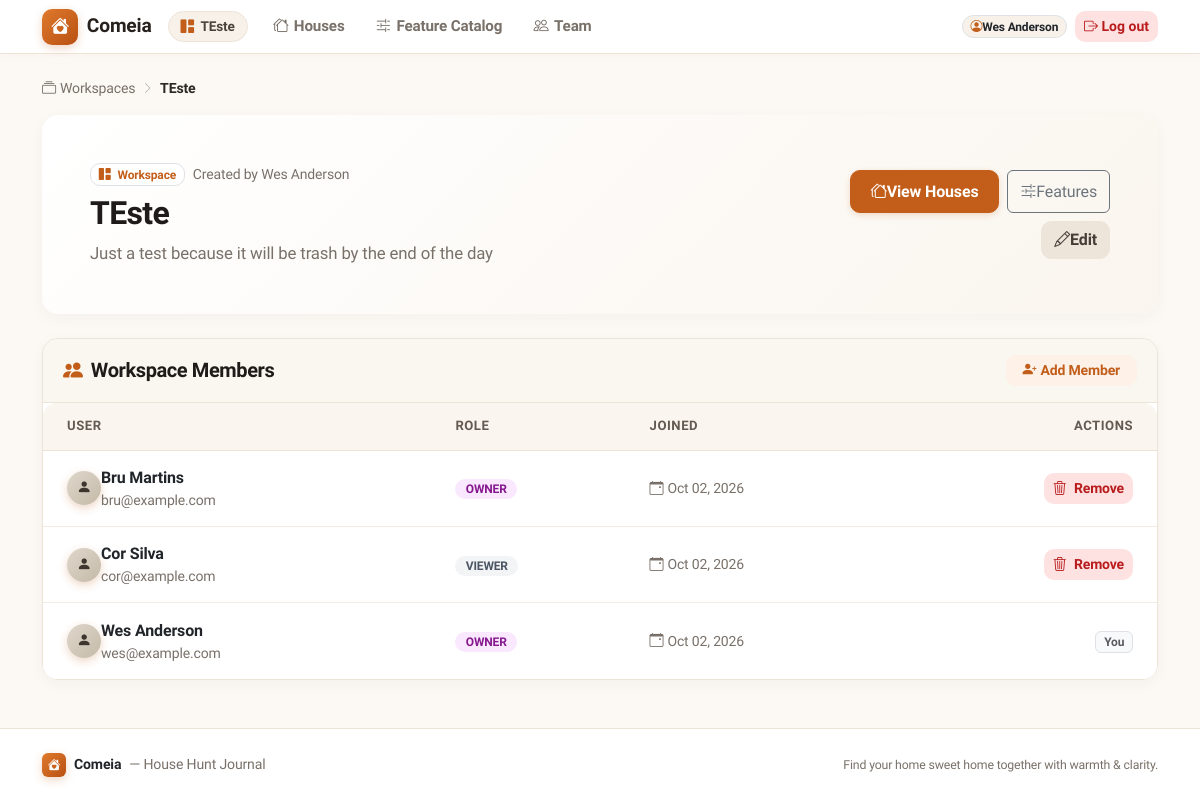
Page /accounts/workspaces/teste/ (signed in) on the committed database.
### accounts/models.py (models this page shows, shortened)
class Workspace(models.Model):
    name = models.CharField(max_length=120)
    slug = models.SlugField(max_length=140, unique=True, blank=True)
    description = models.TextField(blank=True)
    created_by = models.ForeignKey(
        settings.AUTH_USER_MODEL,
        on_delete=models.PROTECT,
        related_name="created_workspaces",
    )
    created_at = models.DateTimeField(auto_now_add=True)
    updated_at = models.DateTimeField(auto_now=True)
    class Meta:
        ordering = ("name",)
        verbose_name = _("workspace")
        verbose_name_plural = _("workspaces")
    def membership_for(self, user) -> "Membership | None":
        if not user.is_authenticated:
            return None
        return self.memberships.filter(user=user).select_related("user").first()

class User(AbstractUser):
    """Custom user model.

    Declared up-front so the project can extend it later without a painful
    migration.  Currently it adds nothing beyond :class:`AbstractUser`.
    """

class Membership(models.Model):
    workspace = models.ForeignKey(
        Workspace, on_delete=models.CASCADE, related_name="memberships"
    )
    user = models.ForeignKey(
        settings.AUTH_USER_MODEL,
        on_delete=models.CASCADE,
        related_name="memberships",
    )
    role = models.CharField(
        max_length=16, choices=Role.choices, default=Role.EDITOR
    )
    joined_at = models.DateTimeField(auto_now_add=True)
    class Meta:
        unique_together = ("workspace", "user")
        ordering = ("workspace", "user__username")
        verbose_name = _("membership")
        verbose_name_plural = _("memberships")
    @property
    def can_manage(self) -> bool:
        return self.role == Role.OWNER

### accounts/views.py (the view)
class WorkspaceDetailView(WorkspaceAccessMixin, DetailView):
    model = Workspace
    template_name = "accounts/workspace_detail.html"
    context_object_name = "workspace"
    def get_object(self, queryset=None) -> Workspace:
        return self.workspace
    def get_context_data(self, **kwargs: Any) -> dict[str, Any]:
        context = super().get_context_data(**kwargs)
        context["members"] = self.workspace.memberships.select_related("user")
        context["membership_form"] = MembershipForm(workspace=self.workspace)
        return context

### accounts/mixins.py (called while the page is built)
    def setup_workspace(
        self, request: HttpRequest, *args: Any, **kwargs: Any
    ) -> HttpResponse | None:
        if not request.user.is_authenticated:
            from django.contrib.auth.views import redirect_to_login
            return redirect_to_login(request.get_full_path())
        slug = kwargs.get("workspace_slug")
        self.workspace = get_object_or_404(Workspace, slug=slug)
        membership = self.workspace.membership_for(request.user)
        if membership is None:
            raise PermissionDenied("You are not a member of this workspace.")
        if self.require_owner and not membership.can_manage:
            raise PermissionDenied("Only owners can do that.")
        if self.require_editor and not membership.can_edit:
            raise PermissionDenied("You need editor rights to do that.")
        self.membership = membership
        return None

    def dispatch(self, request: HttpRequest, *args: Any, **kwargs: Any) -> HttpResponse:
        response = self.setup_workspace(request, *args, **kwargs)
        if response is not None:
            return response
        return super().dispatch(request, *args, **kwargs)

    def get_context_data(self, **kwargs: Any) -> dict[str, Any]:
        context = super().get_context_data(**kwargs)
        context.setdefault("workspace", self.workspace)
        context.setdefault("membership", self.membership)
        return context

### templates/accounts/workspace_detail.html (shortened to what this page needs)
{% extends "base.html" %}
{% block content %}
<nav class="breadcrumb-cozy" aria-label="breadcrumb">
    <a href="{% url 'accounts:workspace_list' %}"><i class="bi bi-collection me-1"></i>Workspaces</a>
    <span class="separator"><i class="bi bi-chevron-right"></i></span>
    <span class="current">{{ workspace.name }}</span>
</nav>
<div class="card card-cozy border-0 mb-4 overflow-hidden" style="background: linear-gradient(135deg, #ffffff 0%, #faf5ee 100%);">
    <div class="card-body p-4 p-md-5">
        <div class="row align-items-center g-4">
            <div class="col-lg-8">
                <div class="d-flex align-items-center gap-2 mb-2">
                    <span class="badge bg-white text-primary-warm border shadow-xs px-2.5 py-1.5" style="border-radius: 10px; font-weight: 700;">
                        <i class="bi bi-grid-1x2-fill me-1"></i> Workspace
                    </span>
                    <span class="text-muted-warm small">Created by {{ workspace.created_by.get_full_name|default:workspace.created_by.username }}</span>
                </div>
                <h1 class="h2 font-heading mb-2">{{ workspace.name }}</h1>
                <p class="text-muted-warm mb-0" style="font-size: 1.05rem;">
                    {{ workspace.description|default:"No description set for this workspace." }}
                </p>
            </div>
            <div class="col-lg-4 text-lg-end">
                <div class="d-flex flex-wrap gap-2 justify-content-lg-end">
                    <a href="{% url 'properties:house_list' workspace.slug %}" class="btn btn-primary d-inline-flex align-items-center gap-1.5">
                        <i class="bi bi-houses"></i>
                        <span>View Houses</span>
                    </a>
                    <a href="{% url 'properties:feature_list' workspace.slug %}" class="btn btn-outline-secondary d-inline-flex align-items-center gap-1.5">
                        <i class="bi bi-sliders2"></i>
                        <span>Features</span>
                    </a>
                    {% if membership.can_manage %}
                        <a href="{% url 'accounts:workspace_update' workspace.slug %}" class="btn btn-secondary d-inline-flex align-items-center gap-1.5" title="Edit workspace settings">
                            <i class="bi bi-pencil"></i>
                            <span>Edit</span>
                        </a>
                    {% endif %}
                </div>
            </div>
        </div>
    </div>
</div>
<div class="card card-cozy mb-4">
    <div class="card-cozy-header d-flex justify-content-between align-items-center">
        <div class="d-flex align-items-center gap-2">
            <i class="bi bi-people-fill text-primary-warm fs-5"></i>
            <h2 class="h5 font-heading mb-0">Workspace Members</h2>
        </div>
        {% if membership.can_manage %}
            <a href="{% url 'accounts:membership_create' workspace.slug %}" class="btn btn-sm btn-soft-primary d-inline-flex align-items-center gap-1 px-3 py-1.5">
                <i class="bi bi-person-plus-fill"></i>
                <span>Add Member</span>
            </a>
        {% endif %}
    </div>
    <div class="card-body p-0">
        <div class="table-responsive">
            <table class="table-cozy mb-0 border-0">
                <thead>
                    <tr>
                        <th class="ps-4">User</th>
                        <th>Role</th>
                        <th>Joined</th>
                        {% if membership.can_manage %}<th class="text-end pe-4">Actions</th>{% endif %}
                    </tr>
                </thead>
                <tbody>
                {% for m in members %}
                    <tr>
                        <td class="ps-4">
                            <div class="d-flex align-items-center gap-2.5">
                                <div class="brand-logo-icon flex-shrink-0" style="width: 34px; height: 34px; font-size: 0.9rem; background: linear-gradient(135deg, #dfd7cc, #c5baa8); color: #3d352e; border-radius: 50%;">
                                    <i class="bi bi-person-fill"></i>
                                </div>
                                <div>
                                    <span class="fw-semibold text-dark">{{ m.user.get_full_name|default:m.user.username }}</span>
                                    {% if m.user.email %}
                                        <div class="text-muted-warm small">{{ m.user.email }}</div>
                                    {% endif %}
                                </div>
                            </div>
                        </td>
                        <td>
                            <span class="badge badge-role badge-role-{{ m.role }}">
                                {{ m.get_role_display }}
                            </span>
                        </td>
                        <td class="text-muted-warm small">
                            <i class="bi bi-calendar-event me-1"></i>{{ m.joined_at|date:"M d, Y" }}
                        </td>
                        {% if membership.can_manage %}
                            <td class="text-end pe-4">
                                {% if m.user_id != user.id %}
                                    <a href="{% url 'accounts:membership_delete' workspace.slug m.pk %}" class="btn btn-sm btn-soft-danger px-2.5 py-1" title="Remove member">
                                        <i class="bi bi-trash3 me-1"></i> Remove
                                    </a>
                                {% else %}
                                    <span class="badge bg-light text-muted border small">You</span>
                                {% endif %}
                            </td>
                        {% endif %}
                    </tr>
                {% empty %}
                    <tr>
                        <td colspan="{% if membership.can_manage %}4{% else %}3{% endif %}" class="text-center py-4 text-muted-warm">
                            No members found.
                        </td>
                    </tr>
                {% endfor %}
                </tbody>
            </table>
        </div>
    </div>
</div>
{% endblock %}

### templates/base.html (shortened to what this page needs)
{% load static %}
<!doctype html>
<html lang="en">
<head>
    <link href="https://cdn.jsdelivr.net/npm/bootstrap@5.3.3/dist/css/bootstrap.min.css" rel="stylesheet">
    <link rel="stylesheet" href="https://cdn.jsdelivr.net/npm/bootstrap-icons@1.11.3/font/bootstrap-icons.min.css">
</head>
<body>
<header class="navbar navbar-expand-lg navbar-comeia sticky-top">
    <div class="container-xl">
        <a class="brand-text" href="{% url 'accounts:workspace_list' %}">
            <span class="brand-logo-icon"><i class="bi bi-house-heart-fill"></i></span>
            <span>Comeia</span>
        </a>
        <div class="collapse navbar-collapse" id="navbarComeiaNav">
            <div class="navbar-nav me-auto align-items-lg-center ms-lg-3 mt-2 mt-lg-0 gap-1">
                {% if workspace %}
                    <div class="d-flex align-items-center me-2 my-1 my-lg-0">
                        <a href="{% url 'accounts:workspace_detail' workspace.slug %}" class="workspace-chip" title="Active workspace">
                            <i class="bi bi-grid-1x2-fill text-primary-warm"></i>
                            <span class="text-truncate" style="max-width: 180px;">{{ workspace.name }}</span>
                        </a>
                    </div>
                    <a class="nav-link-cozy" href="{% url 'properties:house_list' workspace.slug %}">
                        <i class="bi bi-houses"></i> Houses
                    </a>
                    <a class="nav-link-cozy" href="{% url 'properties:feature_list' workspace.slug %}">
                        <i class="bi bi-sliders2"></i> Feature Catalog
                    </a>
                    <a class="nav-link-cozy" href="{% url 'accounts:workspace_detail' workspace.slug %}">
                        <i class="bi bi-people"></i> Team
                    </a>
                {% else %}
                    <a class="nav-link-cozy" href="{% url 'accounts:workspace_list' %}">
                        <i class="bi bi-collection"></i> Workspaces
                    </a>
                {% endif %}
            </div>
            <div class="navbar-nav ms-auto align-items-lg-center gap-2 mt-3 mt-lg-0">
                {% if user.is_authenticated %}
                    <div class="d-flex align-items-center gap-2">
                        <span class="badge bg-surface text-dark border px-2.5 py-1.5 d-inline-flex align-items-center gap-1.5" style="border-radius: 12px; font-weight: 600;">
                            <i class="bi bi-person-circle text-primary-warm"></i> {{ user.get_full_name|default:user.username }}
                        </span>
                        <form method="post" action="{% url 'accounts:logout' %}" class="d-inline m-0">
                            <button type="submit" class="btn btn-sm btn-soft-danger px-2.5 py-1" title="Log out">
                                <i class="bi bi-box-arrow-right"></i> Log out
                            </button>
                        </form>
                    </div>
                {% endif %}
            </div>
        </div>
    </div>
</header>
<main class="container-xl py-4 flex-grow-1">
    {% block content %}{% endblock %}
</main>
<footer class="footer-comeia">
    <div class="container-xl d-flex flex-column flex-sm-row justify-content-between align-items-center gap-2">
        <div class="d-flex align-items-center gap-2">
            <span class="brand-logo-icon" style="width: 24px; height: 24px; font-size: 0.8rem; border-radius: 6px;"><i class="bi bi-house-heart-fill"></i></span>
            <span class="fw-bold text-dark">Comeia</span>
            <span class="text-muted-warm">— House Hunt Journal</span>
        </div>
        <div class="text-muted-warm small">
            Find your home sweet home together with warmth & clarity.
        </div>
    </div>
</footer>
</body>
</html>

### rows in the picture
Workspace: name "TEste", created_by.get_full_name "Wes Anderson", description "Just a test because it will be trash by the end of the day"
User: get_full_name "Wes Anderson"
Membership: user.get_full_name "Bru Martins", user.email "bru@example.com", role "OWNER", joined_at "Oct 02, 2026", shows "Remove"
Membership: user.get_full_name "Cor Silva", user.email "cor@example.com", role "VIEWER", joined_at "Oct 02, 2026", shows "Remove"
Membership: user.get_full_name "Wes Anderson", user.email "wes@example.com", role "OWNER", joined_at "Oct 02, 2026", shows "You"
